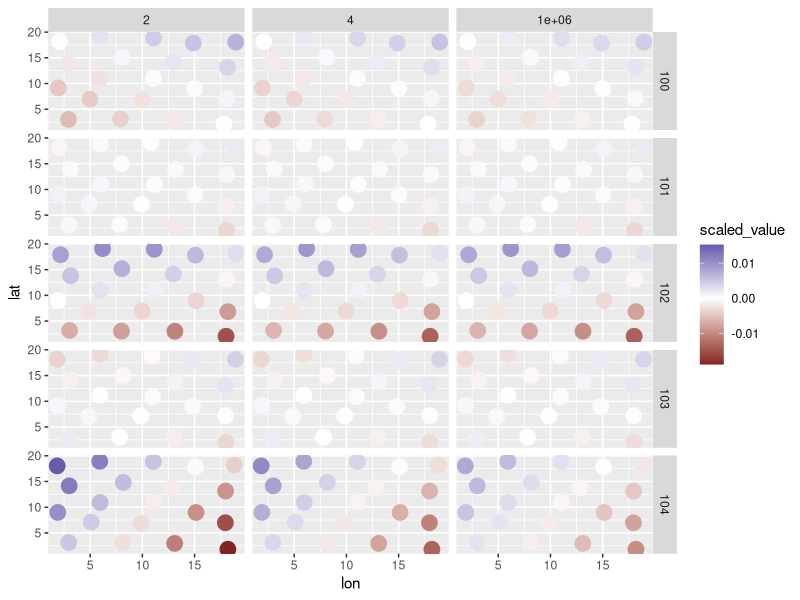

Generate this figure with R:
## ---- chunk 1
library(dplyr)
library(ggplot2)
## ---- chunk 2
# Simulate data and grid
make_rf <- function(seed, df, N = 1, nKnots=20) {
  grid = as.matrix(expand.grid("lon" = seq(1,20,1), "lat" = seq(1,20,1)))
  nLocs = dim(grid)[1]
  set.seed(seed)
  knots = jitter(cluster::pam(grid,nKnots)$medoids)
  distKnots = as.matrix(dist(knots))
  distKnotsSq = distKnots^2
  gp_scale = 0.001
  sigma.norm = 0.01
  corKnots = exp(-gp_scale*distKnotsSq)
  Sigma.normal = corKnots * sigma.norm * sigma.norm
  x <- mvtnorm::rmvt(N, sigma = Sigma.normal, df = df)
  x <- x - mean(x)
  reshape2::melt(x) %>%
    data.frame(knots) %>%
    select(-Var1, -Var2)
}
## ---- chunk 3
pars <- expand.grid(seed = 100:104, df = c(2, 4, 1e6))
q <- plyr::mdply(pars, make_rf)
q <- group_by(q, seed) %>%
  mutate(scaled_value = as.numeric(scale(value, center = F, scale = F)))

p <- ggplot(q, aes(lon, lat, colour = scaled_value)) + geom_point(size = 5) +
  facet_grid(seed~df) + scale_color_gradient2()
print(p)
